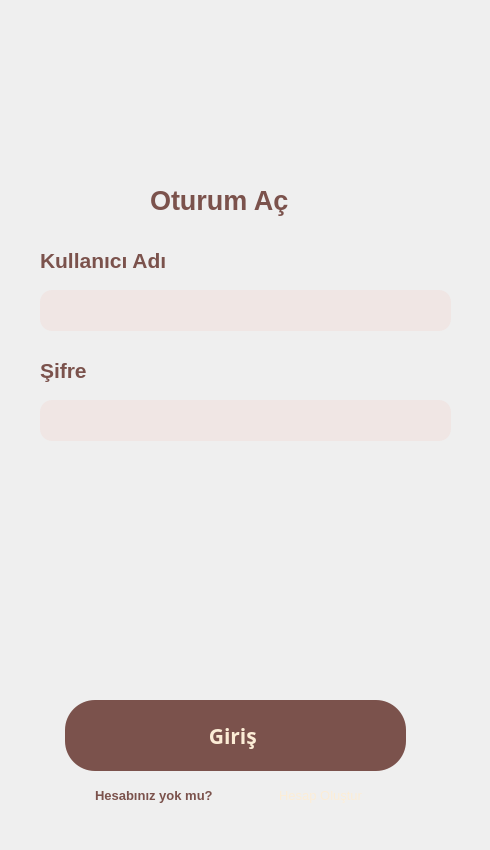
   <widget class="QWidget" name="oturum_acma">
    <widget class="QLabel" name="lb_arka_plan_oturum_ac">
     <property name="geometry">
      <rect>
       <x>0</x>
       <y>0</y>
       <width>481</width>
       <height>841</height>
      </rect>
     </property>
     <property name="text">
      <string/>
     </property>
     <property name="pixmap">
      <pixmap>icon/rp_acik_kahverengi.png</pixmap>
     </property>
     <property name="scaledContents">
      <bool>true</bool>
     </property>
    </widget>
    <widget class="QLabel" name="lb_minik_insan_icon_kullanici_girisi">
     <property name="geometry">
      <rect>
       <x>410</x>
       <y>250</y>
       <width>31</width>
       <height>31</height>
      </rect>
     </property>
     <property name="text">
      <string/>
     </property>
     <property name="pixmap">
      <pixmap>icon/user.png</pixmap>
     </property>
     <property name="scaledContents">
      <bool>true</bool>
     </property>
    </widget>
    <widget class="QLabel" name="lb_kahve_icon_oturum_ac">
     <property name="geometry">
      <rect>
       <x>170</x>
       <y>20</y>
       <width>141</width>
       <height>151</height>
      </rect>
     </property>
     <property name="text">
      <string/>
     </property>
     <property name="pixmap">
      <pixmap>icon/coffee-cup.png</pixmap>
     </property>
     <property name="scaledContents">
      <bool>true</bool>
     </property>
    </widget>
    <widget class="QLabel" name="lb_kahve_cekirdegi_icon_oturum_ac">
     <property name="geometry">
      <rect>
       <x>240</x>
       <y>110</y>
       <width>81</width>
       <height>71</height>
      </rect>
     </property>
     <property name="text">
      <string/>
     </property>
     <property name="pixmap">
      <pixmap>icon/coffee-beans.png</pixmap>
     </property>
     <property name="scaledContents">
      <bool>true</bool>
     </property>
    </widget>
    <widget class="QLineEdit" name="le_sifre_oturum_ac">
     <property name="geometry">
      <rect>
       <x>40</x>
       <y>400</y>
       <width>411</width>
       <height>41</height>
      </rect>
     </property>
     <property name="styleSheet">
      <string notr="true">QLineEdit {
    background-color: #f0e6e4;
    color: #7b524c;
    border-radius: 12px;
    font-size: 14pt;
    padding: 5px;
}</string>
     </property>
     <property name="text">
      <string/>
     </property>
     <property name="echoMode">
      <enum>QLineEdit::Password</enum>
     </property>
    </widget>
    <widget class="QLabel" name="lb_alt_yazi_oturum_ac">
     <property name="geometry">
      <rect>
       <x>95</x>
       <y>780</y>
       <width>171</width>
       <height>31</height>
      </rect>
     </property>
     <property name="font">
      <font>
       <pointsize>10</pointsize>
       <weight>75</weight>
       <bold>true</bold>
      </font>
     </property>
     <property name="styleSheet">
      <string notr="true">color: #7b524c;
font-size: 5t;</string>
     </property>
     <property name="text">
      <string>Hesabınız yok mu? </string>
     </property>
    </widget>
    <widget class="QPushButton" name="btn_hesap_olustur_oturum_ac">
     <property name="geometry">
      <rect>
       <x>265</x>
       <y>780</y>
       <width>111</width>
       <height>31</height>
      </rect>
     </property>
     <property name="palette">
      <palette>
       <active>
        <colorrole role="WindowText">
         <brush brushstyle="SolidPattern">
          <color alpha="255">
           <red>252</red>
           <green>237</green>
           <blue>214</blue>
          </color>
         </brush>
        </colorrole>
        <colorrole role="Button">
         <brush brushstyle="SolidPattern">
          <color alpha="0">
           <red>0</red>
           <green>0</green>
           <blue>0</blue>
          </color>
         </brush>
        </colorrole>
        <colorrole role="Text">
         <brush brushstyle="SolidPattern">
          <color alpha="255">
           <red>252</red>
           <green>237</green>
           <blue>214</blue>
          </color>
         </brush>
        </colorrole>
        <colorrole role="ButtonText">
         <brush brushstyle="SolidPattern">
          <color alpha="255">
           <red>252</red>
           <green>237</green>
           <blue>214</blue>
          </color>
         </brush>
        </colorrole>
        <colorrole role="Base">
         <brush brushstyle="SolidPattern">
          <color alpha="0">
           <red>0</red>
           <green>0</green>
           <blue>0</blue>
          </color>
         </brush>
        </colorrole>
        <colorrole role="Window">
         <brush brushstyle="SolidPattern">
          <color alpha="0">
           <red>0</red>
           <green>0</green>
           <blue>0</blue>
          </color>
         </brush>
        </colorrole>
       </active>
       <inactive>
        <colorrole role="WindowText">
         <brush brushstyle="SolidPattern">
          <color alpha="255">
           <red>252</red>
           <green>237</green>
           <blue>214</blue>
          </color>
         </brush>
        </colorrole>
        <colorrole role="Button">
         <brush brushstyle="SolidPattern">
          <color alpha="0">
           <red>0</red>
           <green>0</green>
           <blue>0</blue>
          </color>
         </brush>
        </colorrole>
        <colorrole role="Text">
         <brush brushstyle="SolidPattern">
          <color alpha="255">
           <red>252</red>
           <green>237</green>
           <blue>214</blue>
          </color>
         </brush>
        </colorrole>
        <colorrole role="ButtonText">
         <brush brushstyle="SolidPattern">
          <color alpha="255">
           <red>252</red>
           <green>237</green>
           <blue>214</blue>
          </color>
         </brush>
        </colorrole>
        <colorrole role="Base">
         <brush brushstyle="SolidPattern">
          <color alpha="0">
           <red>0</red>
           <green>0</green>
           <blue>0</blue>
          </color>
         </brush>
        </colorrole>
        <colorrole role="Window">
         <brush brushstyle="SolidPattern">
          <color alpha="0">
           <red>0</red>
           <green>0</green>
           <blue>0</blue>
          </color>
         </brush>
        </colorrole>
       </inactive>
       <disabled>
        <colorrole role="WindowText">
         <brush brushstyle="SolidPattern">
          <color alpha="255">
           <red>252</red>
           <green>237</green>
           <blue>214</blue>
          </color>
         </brush>
        </colorrole>
        <colorrole role="Button">
         <brush brushstyle="SolidPattern">
          <color alpha="0">
           <red>0</red>
           <green>0</green>
           <blue>0</blue>
          </color>
         </brush>
        </colorrole>
        <colorrole role="Text">
         <brush brushstyle="SolidPattern">
          <color alpha="255">
           <red>252</red>
           <green>237</green>
           <blue>214</blue>
          </color>
         </brush>
        </colorrole>
        <colorrole role="ButtonText">
         <brush brushstyle="SolidPattern">
          <color alpha="255">
           <red>252</red>
           <green>237</green>
           <blue>214</blue>
          </color>
         </brush>
        </colorrole>
        <colorrole role="Base">
         <brush brushstyle="SolidPattern">
          <color alpha="0">
           <red>0</red>
           <green>0</green>
           <blue>0</blue>
          </color>
         </brush>
        </colorrole>
        <colorrole role="Window">
         <brush brushstyle="SolidPattern">
          <color alpha="0">
           <red>0</red>
           <green>0</green>
           <blue>0</blue>
          </color>
         </brush>
        </colorrole>
       </disabled>
      </palette>
     </property>
     <property name="font">
      <font>
       <pointsize>10</pointsize>
      </font>
     </property>
     <property name="cursor">
      <cursorShape>ArrowCursor</cursorShape>
     </property>
     <property name="contextMenuPolicy">
      <enum>Qt::DefaultContextMenu</enum>
     </property>
     <property name="styleSheet">
      <string notr="true">QPushButton {
    background-color: transparent;
    color: #fcedd6;
    border-radius: 50px;
    font-size: 10pt;
}

QPushButton:hover {
    background-color: #6a4944;
}

QPushButton:pressed {
    background-color: #4e3d3b;
}</string>
     </property>
     <property name="text">
      <string>Hesap Oluştur</string>
     </property>
    </widget>
    <widget class="QLabel" name="lb_kullanici_adi_oturum_ac">
     <property name="geometry">
      <rect>
       <x>40</x>
       <y>240</y>
       <width>171</width>
       <height>41</height>
      </rect>
     </property>
     <property name="font">
      <font>
       <pointsize>16</pointsize>
       <weight>75</weight>
       <bold>true</bold>
      </font>
     </property>
     <property name="styleSheet">
      <string notr="true">color: #7b524c;
font-size: 20t;</string>
     </property>
     <property name="text">
      <string>Kullanıcı Adı</string>
     </property>
    </widget>
    <widget class="QLineEdit" name="le_kullanici_adi_oturum_ac">
     <property name="geometry">
      <rect>
       <x>40</x>
       <y>290</y>
       <width>411</width>
       <height>41</height>
      </rect>
     </property>
     <property name="styleSheet">
      <string notr="true">QLineEdit {
    background-color: #f0e6e4;
    color: #7b524c;
    border-radius: 12px;
    font-size: 14pt;
    padding: 5px;
}</string>
     </property>
     <property name="text">
      <string/>
     </property>
    </widget>
    <widget class="QLabel" name="lb_sifre">
     <property name="geometry">
      <rect>
       <x>40</x>
       <y>350</y>
       <width>71</width>
       <height>41</height>
      </rect>
     </property>
     <property name="font">
      <font>
       <pointsize>16</pointsize>
       <weight>75</weight>
       <bold>true</bold>
      </font>
     </property>
     <property name="styleSheet">
      <string notr="true">color: #7b524c;
font-size: 20t;</string>
     </property>
     <property name="text">
      <string>Şifre</string>
     </property>
    </widget>
    <widget class="QPushButton" name="btn_giris_oturum_ac">
     <property name="geometry">
      <rect>
       <x>65</x>
       <y>700</y>
       <width>341</width>
       <height>71</height>
      </rect>
     </property>
     <property name="palette">
      <palette>
       <active>
        <colorrole role="WindowText">
         <brush brushstyle="SolidPattern">
          <color alpha="255">
           <red>252</red>
           <green>237</green>
           <blue>214</blue>
          </color>
         </brush>
        </colorrole>
        <colorrole role="Button">
         <brush brushstyle="SolidPattern">
          <color alpha="255">
           <red>123</red>
           <green>82</green>
           <blue>76</blue>
          </color>
         </brush>
        </colorrole>
        <colorrole role="Text">
         <brush brushstyle="SolidPattern">
          <color alpha="255">
           <red>252</red>
           <green>237</green>
           <blue>214</blue>
          </color>
         </brush>
        </colorrole>
        <colorrole role="ButtonText">
         <brush brushstyle="SolidPattern">
          <color alpha="255">
           <red>252</red>
           <green>237</green>
           <blue>214</blue>
          </color>
         </brush>
        </colorrole>
        <colorrole role="Base">
         <brush brushstyle="SolidPattern">
          <color alpha="255">
           <red>123</red>
           <green>82</green>
           <blue>76</blue>
          </color>
         </brush>
        </colorrole>
        <colorrole role="Window">
         <brush brushstyle="SolidPattern">
          <color alpha="255">
           <red>123</red>
           <green>82</green>
           <blue>76</blue>
          </color>
         </brush>
        </colorrole>
       </active>
       <inactive>
        <colorrole role="WindowText">
         <brush brushstyle="SolidPattern">
          <color alpha="255">
           <red>252</red>
           <green>237</green>
           <blue>214</blue>
          </color>
         </brush>
        </colorrole>
        <colorrole role="Button">
         <brush brushstyle="SolidPattern">
          <color alpha="255">
           <red>123</red>
           <green>82</green>
           <blue>76</blue>
          </color>
         </brush>
        </colorrole>
        <colorrole role="Text">
         <brush brushstyle="SolidPattern">
          <color alpha="255">
           <red>252</red>
           <green>237</green>
           <blue>214</blue>
          </color>
         </brush>
        </colorrole>
        <colorrole role="ButtonText">
         <brush brushstyle="SolidPattern">
          <color alpha="255">
           <red>252</red>
           <green>237</green>
           <blue>214</blue>
          </color>
         </brush>
        </colorrole>
        <colorrole role="Base">
         <brush brushstyle="SolidPattern">
          <color alpha="255">
           <red>123</red>
           <green>82</green>
           <blue>76</blue>
          </color>
         </brush>
        </colorrole>
        <colorrole role="Window">
         <brush brushstyle="SolidPattern">
          <color alpha="255">
           <red>123</red>
           <green>82</green>
           <blue>76</blue>
          </color>
         </brush>
        </colorrole>
       </inactive>
       <disabled>
        <colorrole role="WindowText">
         <brush brushstyle="SolidPattern">
          <color alpha="255">
           <red>252</red>
           <green>237</green>
           <blue>214</blue>
          </color>
         </brush>
        </colorrole>
        <colorrole role="Button">
         <brush brushstyle="SolidPattern">
          <color alpha="255">
           <red>123</red>
           <green>82</green>
           <blue>76</blue>
          </color>
         </brush>
        </colorrole>
        <colorrole role="Text">
         <brush brushstyle="SolidPattern">
          <color alpha="255">
           <red>252</red>
           <green>237</green>
           <blue>214</blue>
          </color>
         </brush>
        </colorrole>
        <colorrole role="ButtonText">
         <brush brushstyle="SolidPattern">
          <color alpha="255">
           <red>252</red>
           <green>237</green>
           <blue>214</blue>
          </color>
         </brush>
        </colorrole>
        <colorrole role="Base">
         <brush brushstyle="SolidPattern">
          <color alpha="255">
           <red>123</red>
           <green>82</green>
           <blue>76</blue>
          </color>
         </brush>
        </colorrole>
        <colorrole role="Window">
         <brush brushstyle="SolidPattern">
          <color alpha="255">
           <red>123</red>
           <green>82</green>
           <blue>76</blue>
          </color>
         </brush>
        </colorrole>
       </disabled>
      </palette>
     </property>
     <property name="font">
      <font>
       <family>Arial Black</family>
       <pointsize>16</pointsize>
       <weight>75</weight>
       <bold>true</bold>
      </font>
     </property>
     <property name="cursor">
      <cursorShape>ArrowCursor</cursorShape>
     </property>
     <property name="contextMenuPolicy">
      <enum>Qt::DefaultContextMenu</enum>
     </property>
     <property name="styleSheet">
      <string notr="true">QPushButton {
    background-color: #7b524c;
    color: #fcedd6;
    border-radius: 30px;
    font-size: 16pt;
}

QPushButton:hover {
    background-color: #6a4944;
}

QPushButton:pressed {
    background-color: #4e3d3b;
}</string>
     </property>
     <property name="text">
      <string>Giriş </string>
     </property>
    </widget>
    <widget class="QLabel" name="lb_kilit_icon_kullanici_girisi">
     <property name="geometry">
      <rect>
       <x>410</x>
       <y>360</y>
       <width>31</width>
       <height>31</height>
      </rect>
     </property>
     <property name="text">
      <string/>
     </property>
     <property name="pixmap">
      <pixmap>icon/padlock.png</pixmap>
     </property>
     <property name="scaledContents">
      <bool>true</bool>
     </property>
    </widget>
    <widget class="QLabel" name="lb_pencere_adi_oturum_ac">
     <property name="geometry">
      <rect>
       <x>150</x>
       <y>180</y>
       <width>181</width>
       <height>41</height>
      </rect>
     </property>
     <property name="font">
      <font>
       <pointsize>20</pointsize>
       <weight>75</weight>
       <bold>true</bold>
      </font>
     </property>
     <property name="styleSheet">
      <string notr="true">color: #7b524c;
font-size: 20t;</string>
     </property>
     <property name="text">
      <string>Oturum Aç</string>
     </property>
    </widget>
    <widget class="QPushButton" name="btn_geri_oturum_acma">
     <property name="geometry">
      <rect>
       <x>10</x>
       <y>10</y>
       <width>71</width>
       <height>61</height>
      </rect>
     </property>
     <property name="styleSheet">
      <string notr="true">QPushButton {
    background-color: rgba(0, 0, 0, 0);
    border: none;
}</string>
     </property>
     <property name="text">
      <string/>
     </property>
     <property name="icon">
      <iconset>
       <normaloff>icon/turn-back_17151132.png</normaloff>icon/turn-back_17151132.png</iconset>
     </property>
     <property name="iconSize">
      <size>
       <width>60</width>
       <height>60</height>
      </size>
     </property>
    </widget>
    <widget class="QPushButton" name="btn_sifre_goster_oturum_ac">
     <property name="geometry">
      <rect>
       <x>400</x>
       <y>400</y>
       <width>51</width>
       <height>41</height>
      </rect>
     </property>
     <property name="styleSheet">
      <string notr="true">QPushButton {
    background-color: rgba(0, 0, 0, 0);
    border: none;
}</string>
     </property>
     <property name="text">
      <string/>
     </property>
     <property name="icon">
      <iconset>
       <normaloff>icon/eye_10784416.png</normaloff>icon/eye_10784416.png</iconset>
     </property>
     <property name="iconSize">
      <size>
       <width>40</width>
       <height>40</height>
      </size>
     </property>
    </widget>
   </widget>
